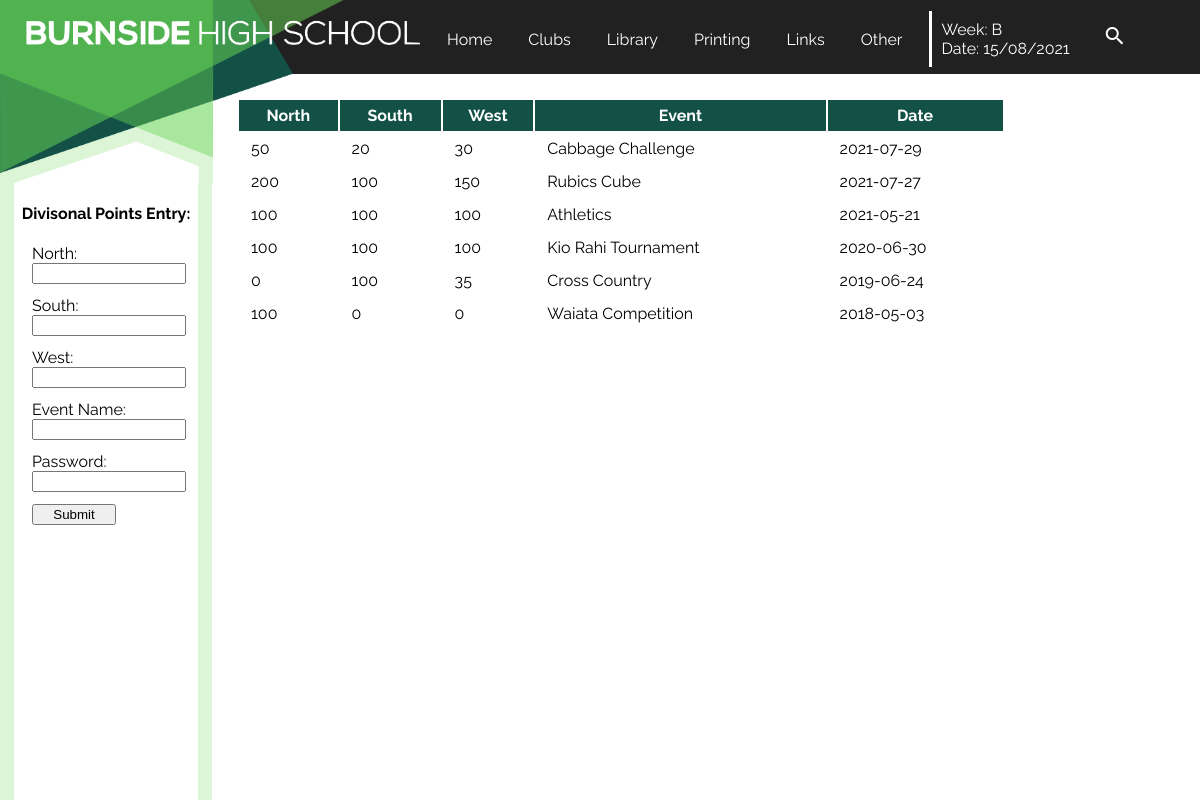
Page /divpoints on the earlier database version.
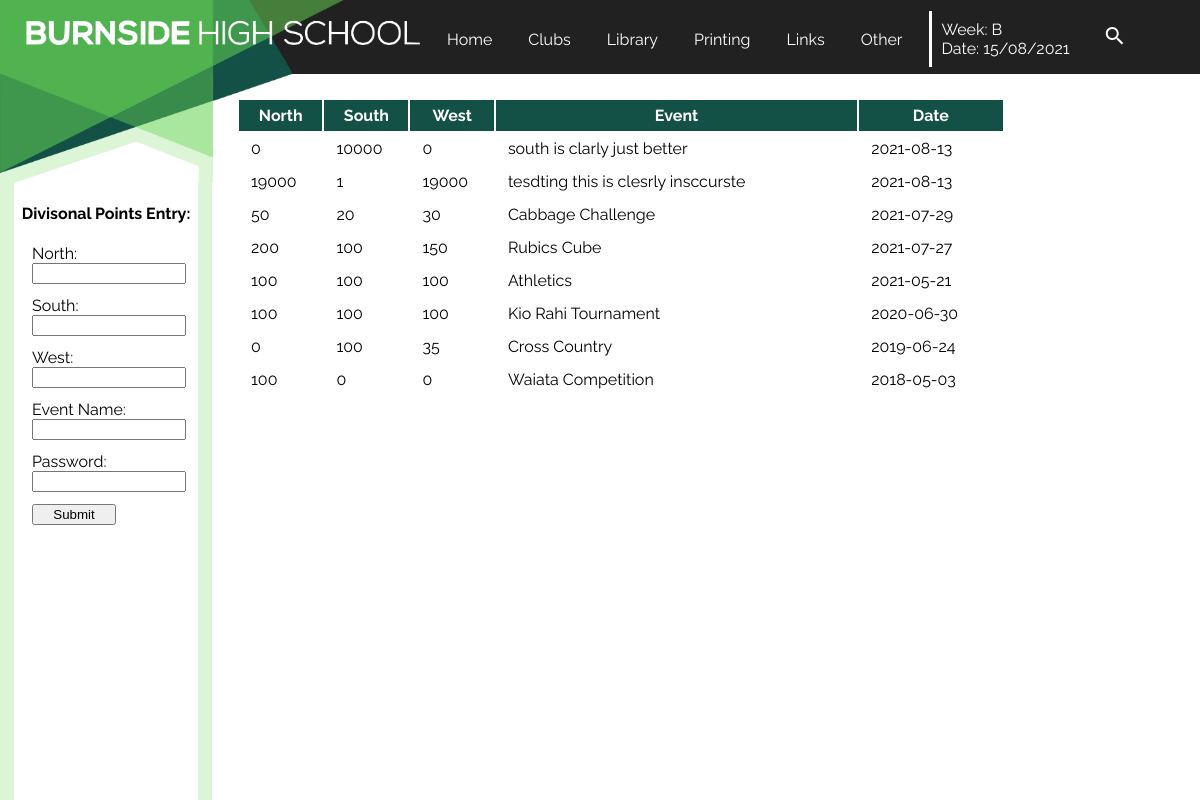
Same page on the later database version.
### tables this page shows
CREATE TABLE Points (id INTEGER PRIMARY KEY, north INTEGER, south INTEGER, west INTEGER, event STRING, date DATE);

### main.py (the view, shortened to what this page needs)
@app.route('/divpoints',methods=['POST','GET'])
def divpoints():
    error=None
    with sqlite3.connect("db/Divisionalpoints.db") as connection:
        cursor=connection.cursor()
        cursor.execute('SELECT north,south,west,event,date FROM Points ORDER BY date DESC')
        results=cursor.fetchall()
    return render_template('divisionalpoints.html',results=results,week=week,date=date,error=error)

### templates/divisionalpoints.html (shortened to what this page needs)
{% extends 'layout.html' %}
{% block content %}
    <table>
        <tr>
            <th>North</th>
            <th>South</th>
            <th>West</th>
            <th>Event</th>
            <th>Date</th>
        </tr>
        {%for item in results%}
        <tr>
            <td>{{item[0]}}</td>
            <td>{{item[1]}}</td>
            <td>{{item[2]}}</td>
            <td>{{item[3]}}</td>
            <td>{{item[4]}}</td>
        </tr>
        {% endfor %}
    </table>
{% endblock %}
{% block sidebar %}
    <h4>Divisonal Points Entry:</h4>
    <form autocomplete="off"class='divpointsform' method="POST">
        <label for="North">North:</label><br>
        <input type="number" id="North" name="North" min=0 required><br>
        <label for="South">South:</label><br>
        <input type="number" id="South" name="South" min=0 required><br>
        <label for="West">West:</label><br>
        <input type="number" id="West" name="West" min=0 required><br>
        <label for="Event">Event Name:</label><br>
        <input type="text" id="Event" name="Event" required>
        <label for="Password">Password:</label><br>
        <input type="password" id="Password" name="Password" required><br>
        <input type="submit" id="Submit" name="Submit">
    </form>
{% endblock %}

### templates/layout.html (shortened to what this page needs)
<!DOCTYPE html>
<head>
    <link rel="stylesheet" href="/static/css/style.css">
</head>
<body>
    <a href="/" class=cornertriangles>
        <img src="static/css/ct1.png"alt="burnside logo">
    </a>
    <div class=cornertriangles2><img src="static/css/ct2.png"></div>
    {% include 'header.html' %}
    <article>
        {% block content%}{% endblock %}
    </article>
    <div class="sidenav">
        {% block sidebar%}{% endblock %}
    </div>
</body>

### templates/header.html
<header>
    <a href="/">Home</a>
    <a href="/clubs">Clubs</a>
    <a href="/library">Library</a>
    <a href="/printing">Printing</a>
    <a href="/links">Links</a>
    <a href="/other">Other</a>
    <p>Week: {{week}} <br>Date: {{date}}</p>
    <i class="material-icons" style=color:white>search</i>
</header>

### static/css/style.css (style rules this page uses)
body { font-family: 'Raleway', sans-serif; margin: 0px 0px 0px 0px; background-color: white; background-size: 30vw, 15.0857142857vw; }
.cornertriangles img { width: 17.75vw; float: left; position:fixed; z-index: 3; }
.cornertriangles2 img { width: 17.25vw; float: left; position:fixed; z-index: 3; left: 17.75vw; }
header { background-color: rgba(33, 33, 33, 100); height: 6.145vw; position:fixed; width:100vw; z-index: 2; padding-left: 35vw; }
header a { color: white; text-decoration: none; float:left; margin-top: 1.75vw; margin-left: 1.5vw; padding:0.75vw; }
header p { color: white; text-decoration: none; float:left; margin-top: 0.875vw; margin-left: 1.5vw; padding:0.75vw; border-left-color: white; border-left-style: solid; }
.material-icons { padding:2vw; }
article { background-color: white; position:absolute; width:78vw; top:6.15vw; left:17.75vw; padding-top:2vw; padding-left:2vw; }
.sidenav { height:100%; width:15.34vw; top:15.2vw; background-color: white; border-color: rgba(220, 245, 215, 100); border-width: 1.2vw; border-style: solid; border-bottom-width:0; border-top-width:0; position:fixed; }
table { width:82%; }
h4 { text-align:center; }
th { background-color: rgba(19, 81, 70, 100); color:white; padding:0.5vw; }
td { padding:0.5vw 0 0.5vw 1vw; }
a { text-decoration:none; }
.divpointsform { border-width:0.1vw; padding:0; margin-left:1.5vw; }
.divpointsform input { width:12.14vw; margin-bottom: 1vw; }
input[type="submit" i] { width:7vw; }

Differences in the rows shown:
added Points: north "0", south "10000", west "0", event "south is clarly just better", date "2021-08-13"
added Points: north "19000", south "1", west "19000", event "tesdting this is clesrly insccurste", date "2021-08-13"
